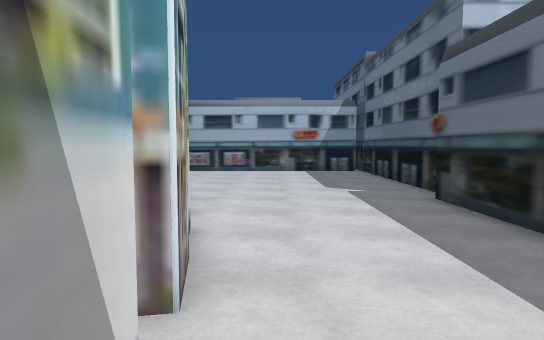
view 1 (above)

14 first-person views from a walk through a scene from a Unity 3-D project. The camera is 1.5 m above the floor, tilts 4° down and sees 75° across. The floor is counted in squares, 1 m on a side. Each view is taken from the middle of a square. On the plan, view 1 faces up. The plan holds only what a view shows up to about 16 squares ahead; the rest is blank. The place goes on beyond the plan. Door leaves are left out, so doorways stand open. Some surface patterns are stand-ins.

view 2
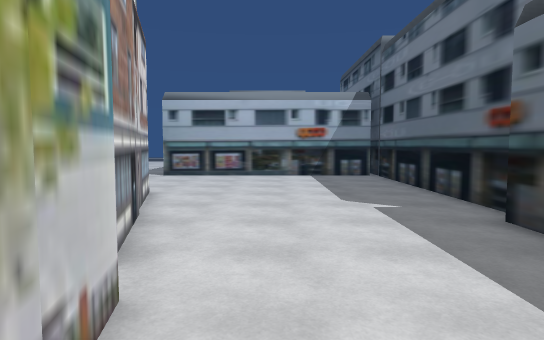

view 3
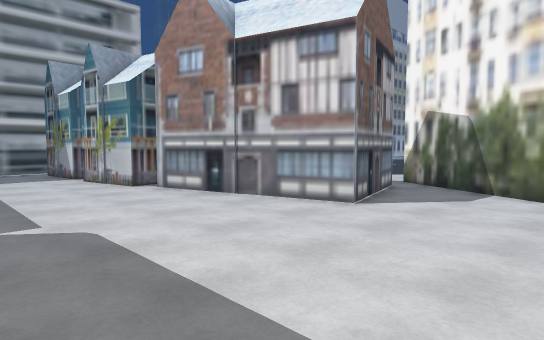

view 4
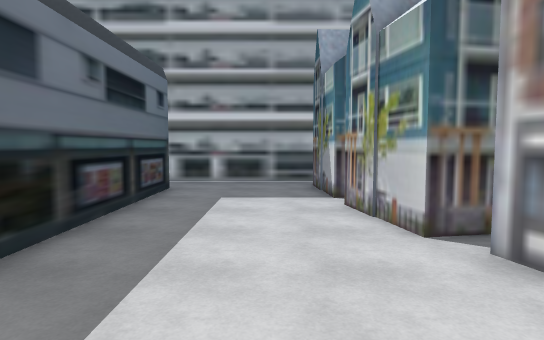

view 5
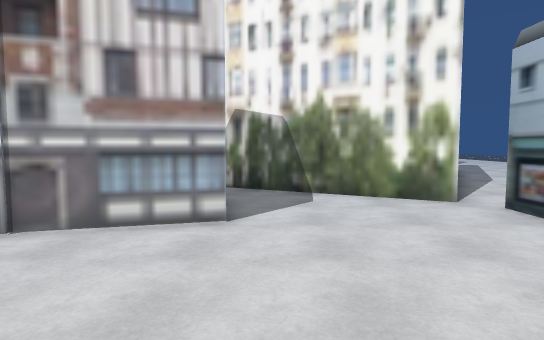

view 6
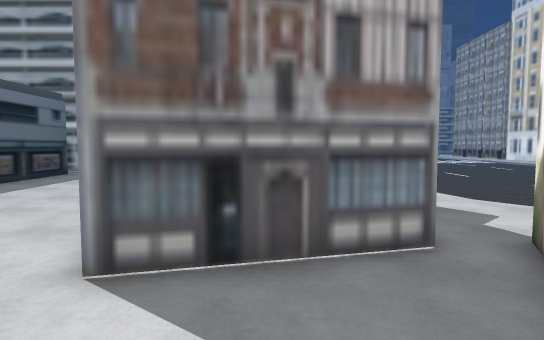

view 7
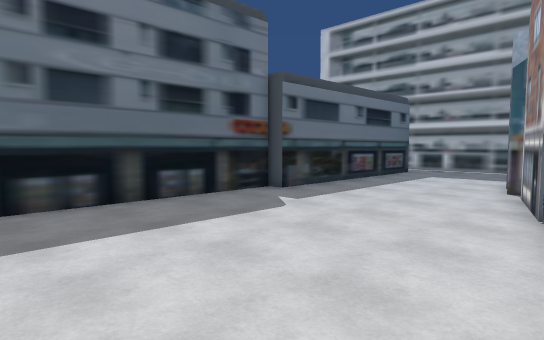

view 8
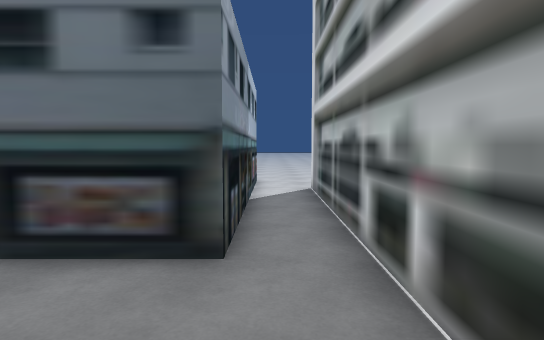

view 9
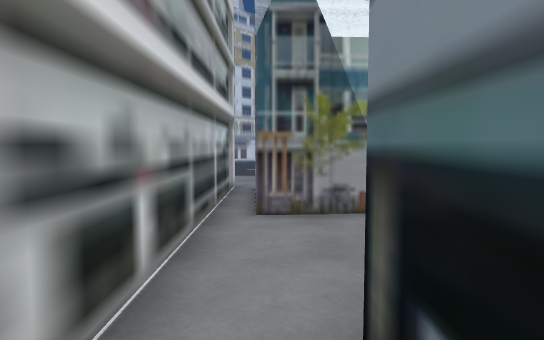

view 10
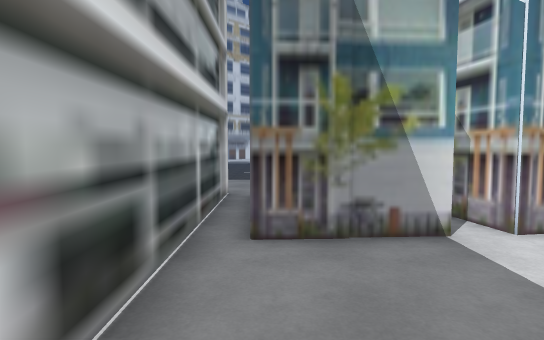

view 11
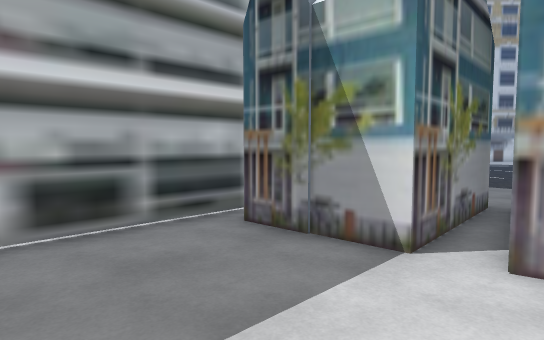

view 12
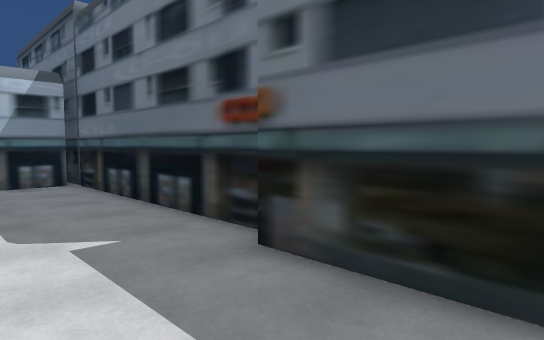

view 13
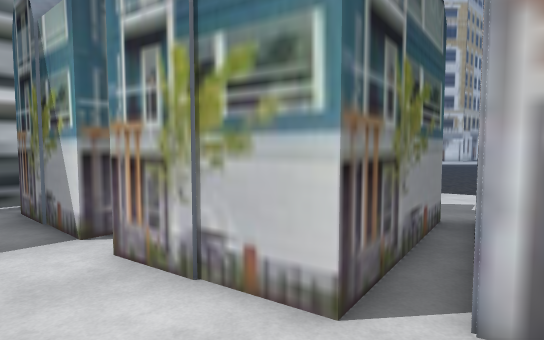

view 14
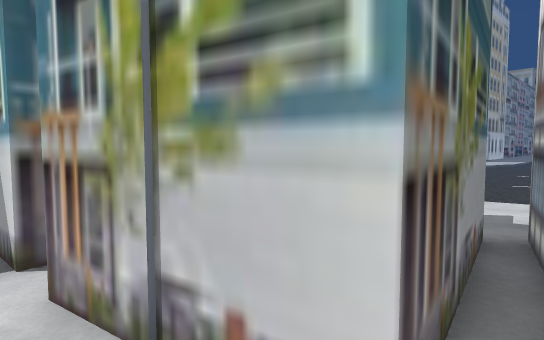

### Floor plan
Points are (right, up) in squares from view 1. A wall is a line through its corners. A room is listed if a view was taken in it or the views show most of it. See-through windows are left out.
Room 1 (views 1, 2, 3, 4, 5, 6, 7, 8, 9, 10, 11, 12, 13, 14)
walls: (-1.5, 6.3) (-0.9, 3.1); (5.2, 9.9) (5.2, 19.5); (-8.5, 12.9) (-3.9, 14.1) (-2, 7.2); (-0.8, 2) (-0.6, -1.4); (-6.4, 19.5) (-9.3, 13.9); (-1.9, -2.4) (7.5, -2.4); (7.5, -0.4) (4.6, -0.4) (4.6, 9.9)

Where each view was taken, in squares from view 1:
view 1: 0 up, 0 right, facing up
view 2: 3 up, 0 right, facing up
view 3: 19 up, 4 right, facing down-left
view 4: 12 up, 1 right, facing down
view 5: 15 up, 3 right, facing left
view 6: 18 up, 6 left, facing down
view 7: 19 up, 4 left, facing down-right
view 8: 1 down, 0 right, facing right
view 9: 1 down, 7 right, facing left
view 10: 1 down, 5 right, facing left
view 11: 4 up, 4 right, facing down-left
view 12: 6 up, 1 right, facing up-right
view 13: 8 up, 1 right, facing down-left
view 14: 7 up, 0 right, facing down-left
